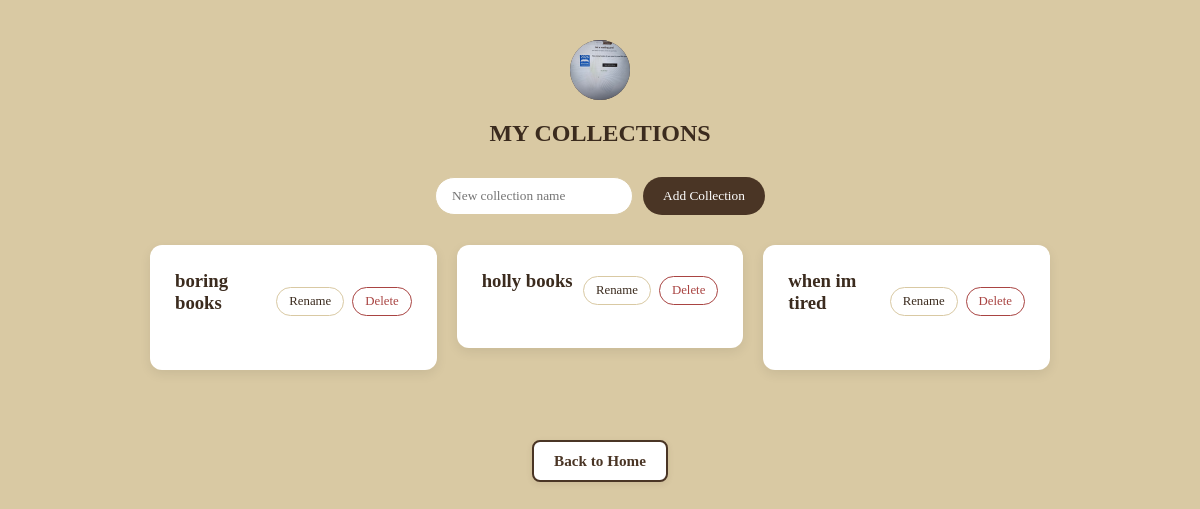
Page /collections/ (signed in) on the earlier database version.
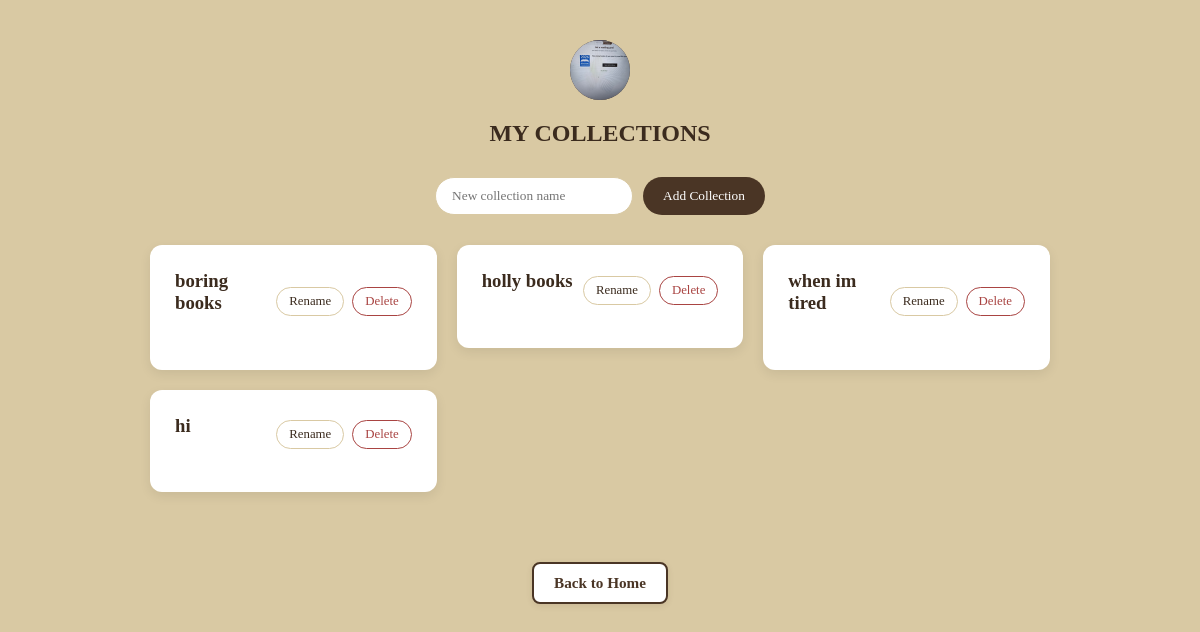
Same page on the later database version.
### catalog/models.py (models this page shows, shortened)
class UserProfile(models.Model):
    user = models.OneToOneField(User, on_delete=models.CASCADE)
    full_name = models.CharField(max_length=150, blank=True)
    bio = models.TextField(blank=True)
    profile_picture = models.ImageField(upload_to='profile_pics/', blank=True, null=True)
    is_verified = models.BooleanField(default=False)
    verification_token = models.CharField(max_length=100, blank=True, null=True)

class Shelf(models.Model):
    shelf_id = models.AutoField(primary_key=True)
    shelf_name = models.CharField(max_length=100)
    user = models.ForeignKey(User, on_delete=models.CASCADE, related_name='shelves')

### catalog/views.py (the view)
# urls.py: path('collections/', views.collections, name='collections'),
@login_required(login_url='login')
def collections(request):
    my_collections = Shelf.objects.filter(user=request.user)
    profile = UserProfile.objects.get_or_create(user=request.user)[0]
    context = {
        'collections': my_collections,
        'username': request.user.username,
        'profile': profile,
    }
    return render(request, 'catalog/collections.html', context)

### catalog/templates/catalog/collections.html (shortened to what this page needs)
<!DOCTYPE html>
<html lang="en">
<head>
    {% load static %}
    <link rel="stylesheet" href="{% static 'catalog/shelves.css' %}">
</head>
<body class="shelves-background">
    <div class="shelves-header">
    {% if profile.profile_picture %}
    <img src="{{ profile.profile_picture.url }}" class="avatar-circle" alt="Profile Picture">
    {% else %}
        <div class="avatar-circle">{{ username.0|upper }}</div>
    {% endif %}
        <h2>MY COLLECTIONS</h2>
    </div>
    <form action="{% url 'add_shelf' %}" method="POST" class="add-shelf-form">
        <input type="text" name="shelf_name" placeholder="New collection name" required>
        <button type="submit" class="submit-btn">Add Collection</button>
    </form>
    <div class="shelves-list">
        {% for collection in collections %}
            <div class="shelf-card" style="cursor: pointer;" onclick="location.href=`{% url 'collection_detail' collection.shelf_id %}`">
                <div class="shelf-header">
                    <h3>{{ collection.shelf_name }}</h3>
                    <div class="shelf-actions" onclick="event.stopPropagation();">
                        <button class="rename-toggle" type="button" onclick="toggleRename('{{ collection.shelf_id }}')">Rename</button>
                        <form action="{% url 'delete_shelf' %}" method="POST" style="display:inline;" onsubmit="return confirm('Delete this collection?');">
                            <button type="submit" class="delete-btn">Delete</button>
                        </form>
                    </div>
                </div>
            </div>
        {% empty %}
            <p class="empty-shelf" style="text-align: center;">No collections created yet.</p>
        {% endfor %}
    </div>
   <div style="text-align: center; margin: 70px 0 40px 0;">
    <a href="{% url 'index' %}" style="display: inline-block; background-color: #ffffff; color: #4a3525; border: 2px solid #4a3525; padding: 10px 20px; border-radius: 8px; text-decoration: none; font-weight: bold; font-size: 0.95rem; box-shadow: 0 2px 6px rgba(74, 53, 37, 0.1); transition: all 0.2s ease;" onmouseover="this.style.backgroundColor='#4a3525'; this.style.color='#ffffff';" onmouseout="this.style.backgroundColor='#ffffff'; this.style.color='#4a3525';">
        Back to Home
    </a>
</div>
</body>
</html>

### catalog/static/catalog/shelves.css (style rules this page uses)
body.shelves-background { margin: 0; min-height: 100vh; padding: 40px 20px; font-family: 'Georgia', serif; background-color: #d9c9a3; color: #3b2b1e; }
.shelves-header { text-align: center; margin-bottom: 30px; }
.avatar-circle { width: 60px; height: 60px; border-radius: 50%; background: #4a3525; color: white; font-size: 1.5rem; font-weight: bold; display: flex; align-items: center; justify-content: center; margin: 0 auto 10px; object-fit: cover; }
.add-shelf-form { display: flex; justify-content: center; gap: 10px; margin-bottom: 30px; }
.add-shelf-form input { padding: 10px 16px; border: 1px solid #d9c9a3; border-radius: 20px; font-family: 'Georgia', serif; }
.add-shelf-form .submit-btn { padding: 10px 20px; background: #4a3525; color: white; border: none; border-radius: 20px; cursor: pointer; font-family: 'Georgia', serif; }
.shelves-list { max-width: 900px; margin: 0 auto; display: grid; grid-template-columns: repeat(auto-fill,minmax(220px, 1fr)); gap: 20px; align-items:start; }
.shelf-card { background: white; border-radius: 12px; padding: 25px; margin-bottom: 0; box-shadow: 0 4px 12px rgba(0,0,0,0.08); }
.shelf-card h3 { margin-top: 0; color: #3b2b1e; }
.shelf-header { display: flex; justify-content: space-between; align-items: center; margin-bottom: 12px; }
.shelf-actions { display: flex; gap: 8px; }
.rename-toggle, .delete-btn { padding: 6px 12px; font-size: 0.8rem; border: 1px solid #d9c9a3; background: white; color: #3b2b1e; border-radius: 15px; cursor: pointer; font-family: 'Georgia', serif; }
.delete-btn { color: #a94442; border-color: #a94442; }

Differences in the rows shown:
added Shelf: shelf_name "hi"
